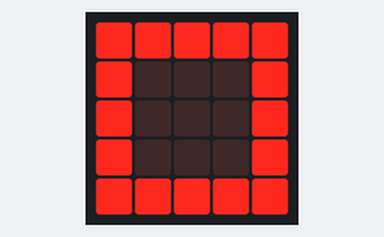
Bench run of a program on a simulated BBC micro:bit (MakeCode). Parts: the board's 5×5 LED display.

Above: at 0.1 s.
At 0.8 s:
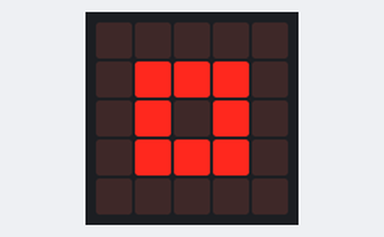
At 1.3 s:
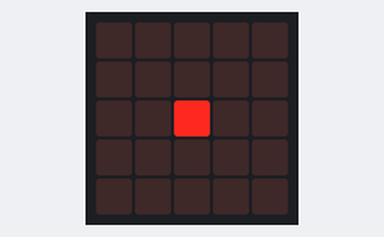
At 1.8 s:
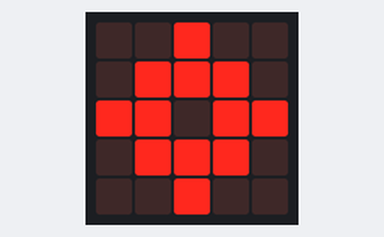
At 2.4 s:
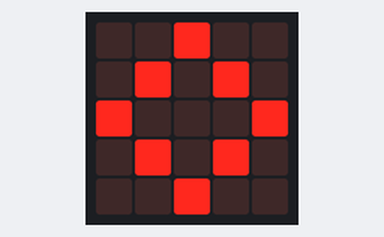
At 2.9 s:
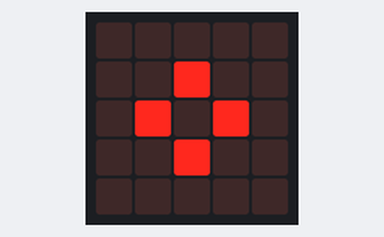

Measured:
- by itself, everything shown: repeats every 3.7 s, in 7 steps
- what the display in image 1 shows lasts 0.5 s, from 0.7 s to 1.2 s
- what the display in image 3 shows lasts 0.6 s, from 1.7 s to 2.3 s

The program:

main.ts
```typescript
basic.forever(function () {
    basic.showIcon(IconNames.Square)
    basic.pause(100)
    basic.showLeds(`
        . . . . .
        . # # # .
        . # . # .
        . # # # .
        . . . . .
        `)
    basic.pause(100)
    basic.showLeds(`
        . . . . .
        . . . . .
        . . # . .
        . . . . .
        . . . . .
        `)
    basic.pause(100)
    basic.showIcon(IconNames.Target)
    basic.showLeds(`
        . . # . .
        . # . # .
        # . . . #
        . # . # .
        . . # . .
        `)
    basic.pause(100)
    basic.showLeds(`
        . . . . .
        . . # . .
        . # . # .
        . . # . .
        . . . . .
        `)
    basic.pause(100)
    basic.showLeds(`
        . . . . .
        . . . . .
        . . # . .
        . . . . .
        . . . . .
        `)
})
```

test.ts
```typescript
// testes vão aqui; isto não será compilado quando este pacote for usado como uma extensão.
```
